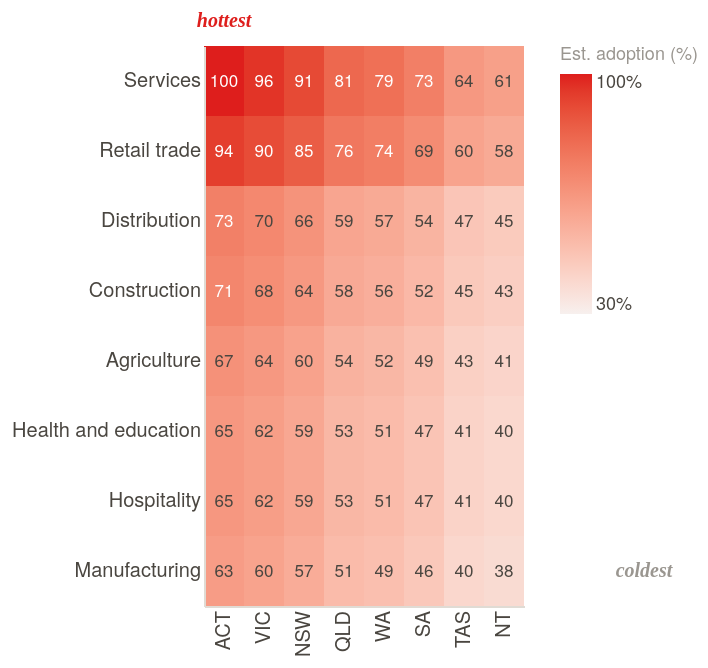

This figure's Vega-Lite source:
### Vega-Lite specification from a JSON file in a GitHub repository (floating-point values rounded to 4 significant figures)
{"$schema": "https://vega.github.io/schema/vega-lite/v5.json", "width": "container", "height": 280, "background": "transparent", "config": {"font": "Helvetica Neue, Helvetica, Arial, sans-serif", "view": {"stroke": null}, "axis": {"labelColor": "#4a4640", "labelFontSize": 10, "titleColor": "#4a4640", "titleFontSize": 10, "titlePadding": 8, "domainColor": "#e0dbd4", "tickSize": 0, "grid": false}, "legend": {"labelColor": "#4a4640", "labelFontSize": 9, "titleColor": "#9a9690", "titleFontSize": 9, "titleFontWeight": "normal"}}, "data": {"values": [{"state": "ACT", "industry": "Services", "adoption_pct": 100.0}, {"state": "ACT", "industry": "Retail trade", "adoption_pct": 93.8}, {"state": "ACT", "industry": "Distribution", "adoption_pct": 72.9}, {"state": "ACT", "industry": "Construction", "adoption_pct": 70.8}, {"state": "ACT", "industry": "Agriculture", "adoption_pct": 66.7}, {"state": "ACT", "industry": "Health and education", "adoption_pct": 64.6}, {"state": "ACT", "industry": "Hospitality", "adoption_pct": 64.6}, {"state": "ACT", "industry": "Manufacturing", "adoption_pct": 62.5}, {"state": "VIC", "industry": "Services", "adoption_pct": 96.0}, {"state": "VIC", "industry": "Retail trade", "adoption_pct": 90.0}, {"state": "VIC", "industry": "Distribution", "adoption_pct": 70.0}, {"state": "VIC", "industry": "Construction", "adoption_pct": 68.0}, {"state": "VIC", "industry": "Agriculture", "adoption_pct": 64.0}, {"state": "VIC", "industry": "Health and education", "adoption_pct": 62.0}, {"state": "VIC", "industry": "Hospitality", "adoption_pct": 62.0}, {"state": "VIC", "industry": "Manufacturing", "adoption_pct": 60.0}, {"state": "NSW", "industry": "Services", "adoption_pct": 90.7}, {"state": "NSW", "industry": "Retail trade", "adoption_pct": 85.0}, {"state": "NSW", "industry": "Distribution", "adoption_pct": 66.1}, {"state": "NSW", "industry": "Construction", "adoption_pct": 64.2}, {"state": "NSW", "industry": "Agriculture", "adoption_pct": 60.4}, {"state": "NSW", "industry": "Health and education", "adoption_pct": 58.6}, {"state": "NSW", "industry": "Hospitality", "adoption_pct": 58.6}, {"state": "NSW", "industry": "Manufacturing", "adoption_pct": 56.7}, {"state": "QLD", "industry": "Services", "adoption_pct": 81.3}, {"state": "QLD", "industry": "Retail trade", "adoption_pct": 76.2}, {"state": "QLD", "industry": "Distribution", "adoption_pct": 59.3}, {"state": "QLD", "industry": "Construction", "adoption_pct": 57.6}, {"state": "QLD", "industry": "Agriculture", "adoption_pct": 54.2}, {"state": "QLD", "industry": "Health and education", "adoption_pct": 52.5}, {"state": "QLD", "industry": "Hospitality", "adoption_pct": 52.5}, {"state": "QLD", "industry": "Manufacturing", "adoption_pct": 50.8}, {"state": "WA", "industry": "Services", "adoption_pct": 78.7}, {"state": "WA", "industry": "Retail trade", "adoption_pct": 73.8}, {"state": "WA", "industry": "Distribution", "adoption_pct": 57.4}, {"state": "WA", "industry": "Construction", "adoption_pct": 55.7}, {"state": "WA", "industry": "Agriculture", "adoption_pct": 52.4}, {"state": "WA", "industry": "Health and education", "adoption_pct": 50.8}, {"state": "WA", "industry": "Hospitality", "adoption_pct": 50.8}, {"state": "WA", "industry": "Manufacturing", "adoption_pct": 49.2}, {"state": "SA", "industry": "Services", "adoption_pct": 73.3}, {"state": "SA", "industry": "Retail trade", "adoption_pct": 68.8}, {"state": "SA", "industry": "Distribution", "adoption_pct": 53.5}, {"state": "SA", "industry": "Construction", "adoption_pct": 51.9}, {"state": "SA", "industry": "Agriculture", "adoption_pct": 48.9}, {"state": "SA", "industry": "Health and education", "adoption_pct": 47.4}, {"state": "SA", "industry": "Hospitality", "adoption_pct": 47.4}, {"state": "SA", "industry": "Manufacturing", "adoption_pct": 45.8}, {"state": "TAS", "industry": "Services", "adoption_pct": 64.0}, {"state": "TAS", "industry": "Retail trade", "adoption_pct": 60.0}, {"state": "TAS", "industry": "Distribution", "adoption_pct": 46.7}, {"state": "TAS", "industry": "Construction", "adoption_pct": 45.3}, {"state": "TAS", "industry": "Agriculture", "adoption_pct": 42.7}, {"state": "TAS", "industry": "Health and education", "adoption_pct": 41.3}, {"state": "TAS", "industry": "Hospitality", "adoption_pct": 41.3}, {"state": "TAS", "industry": "Manufacturing", "adoption_pct": 40.0}, {"state": "NT", "industry": "Services", "adoption_pct": 61.3}, {"state": "NT", "industry": "Retail trade", "adoption_pct": 57.5}, {"state": "NT", "industry": "Distribution", "adoption_pct": 44.7}, {"state": "NT", "industry": "Construction", "adoption_pct": 43.4}, {"state": "NT", "industry": "Agriculture", "adoption_pct": 40.9}, {"state": "NT", "industry": "Health and education", "adoption_pct": 39.6}, {"state": "NT", "industry": "Hospitality", "adoption_pct": 39.6}, {"state": "NT", "industry": "Manufacturing", "adoption_pct": 38.3}]}, "layer": [{"params": [{"name": "cell_hover", "select": {"type": "point", "on": "pointerover", "clear": "pointerout"}}], "mark": {"type": "rect"}, "encoding": {"x": {"field": "state", "type": "nominal", "title": null, "sort": ["ACT", "VIC", "NSW", "QLD", "WA", "SA", "TAS", "NT"]}, "y": {"field": "industry", "type": "nominal", "title": null, "sort": ["Services", "Retail trade", "Distribution", "Construction", "Agriculture", "Health and education", "Hospitality", "Manufacturing"], "axis": {"labelLimit": 160}}, "color": {"field": "adoption_pct", "type": "quantitative", "title": "Est. adoption (%)", "scale": {"domain": [30, 100], "range": ["#f7f0ee", "#de1e1c"]}, "legend": {"orient": "right", "direction": "vertical", "gradientLength": 120, "titleFontSize": 9, "labelFontSize": 9, "labelExpr": "datum.value + '%'"}}, "opacity": {"condition": {"param": "cell_hover", "empty": true, "value": 1}, "value": 0.5}, "stroke": {"condition": {"param": "cell_hover", "empty": false, "value": "#1a1814"}, "value": "transparent"}, "strokeWidth": {"condition": {"param": "cell_hover", "empty": false, "value": 2}, "value": 0}, "tooltip": [{"field": "state", "title": "State"}, {"field": "industry", "title": "Industry"}, {"field": "adoption_pct", "title": "Est. AI adoption (%)", "format": ".0f"}]}}, {"mark": {"type": "text", "fontSize": 8.5}, "encoding": {"x": {"field": "state", "type": "nominal", "sort": ["ACT", "VIC", "NSW", "QLD", "WA", "SA", "TAS", "NT"]}, "y": {"field": "industry", "type": "nominal", "sort": ["Services", "Retail trade", "Distribution", "Construction", "Agriculture", "Health and education", "Hospitality", "Manufacturing"]}, "text": {"field": "adoption_pct", "format": ".0f"}, "color": {"condition": {"test": "datum.adoption_pct > 70", "value": "white"}, "value": "#4a4640"}}}, {"mark": {"type": "text", "fontSize": 10, "fontWeight": "bold", "fontStyle": "italic", "font": "Georgia, 'Times New Roman', serif", "dy": -30, "color": "#de1e1c"}, "data": {"values": [{"state": "ACT", "industry": "Services"}]}, "encoding": {"x": {"field": "state", "type": "nominal", "sort": ["ACT", "VIC", "NSW", "QLD", "WA", "SA", "TAS", "NT"]}, "y": {"field": "industry", "type": "nominal", "sort": ["Services", "Retail trade", "Distribution", "Construction", "Agriculture", "Health and education", "Hospitality", "Manufacturing"]}, "text": {"value": "hottest"}}}, {"mark": {"type": "text", "fontSize": 10, "fontWeight": "bold", "fontStyle": "italic", "font": "Georgia, 'Times New Roman', serif", "dx": 70, "dy": 0, "color": "#9a9690"}, "data": {"values": [{"state": "NT", "industry": "Manufacturing"}]}, "encoding": {"x": {"field": "state", "type": "nominal", "sort": ["ACT", "VIC", "NSW", "QLD", "WA", "SA", "TAS", "NT"]}, "y": {"field": "industry", "type": "nominal", "sort": ["Services", "Retail trade", "Distribution", "Construction", "Agriculture", "Health and education", "Hospitality", "Manufacturing"]}, "text": {"value": "coldest"}}}]}
